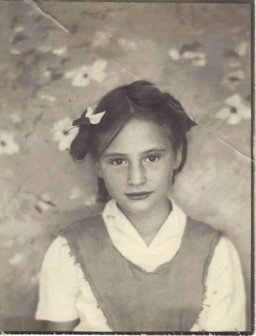
#> input picture picture1.jpg, 256 x 336 px, found by its file name
$ python 1.py
#> lines starting #> are read from the running program, lines starting #| are printed output that depends on the picture
import numpy as np
import cv2
# Load the degraded image
img = cv2.imread('images/picture1.jpg', 0)
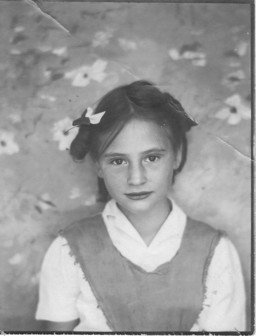
#> img: shape (336, 256); min 27, max 255, mean 154.4
# Define the kernel
kernel_size = 3
kernel = np.ones((kernel_size, kernel_size), np.float32) / kernel_size**2
# Compute the Fourier transform of the degraded image and the kernel
f_img = np.fft.fft2(img)
f_kernel = np.fft.fft2(kernel, s=img.shape)
# Compute the power spectrum of the kernel
power_kernel = np.abs(f_kernel)**2
# Set the value of K
K = 0.01
# Compute the Wiener filter
f_restored = np.conj(f_kernel) / (power_kernel + K)
restored = np.fft.ifft2(f_restored * f_img).real
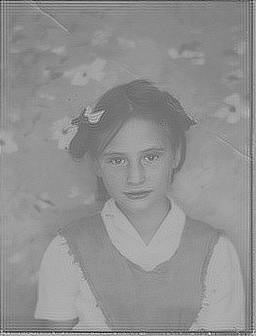
#> restored: shape (336, 256) float64; min -228.5, max 443, mean 152.9; drawn with min black and max white
# Display the results
cv2.imshow('Degraded Image', img)
cv2.imshow('Restored Image', restored.astype(np.uint8))
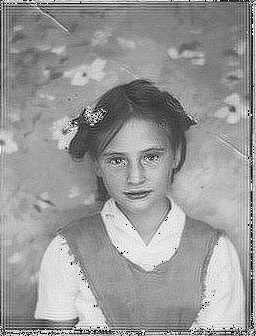
#> window 'Restored Image': shape (336, 256); min 0, max 255, mean 153.3
cv2.waitKey(0)
cv2.destroyAllWindows()
